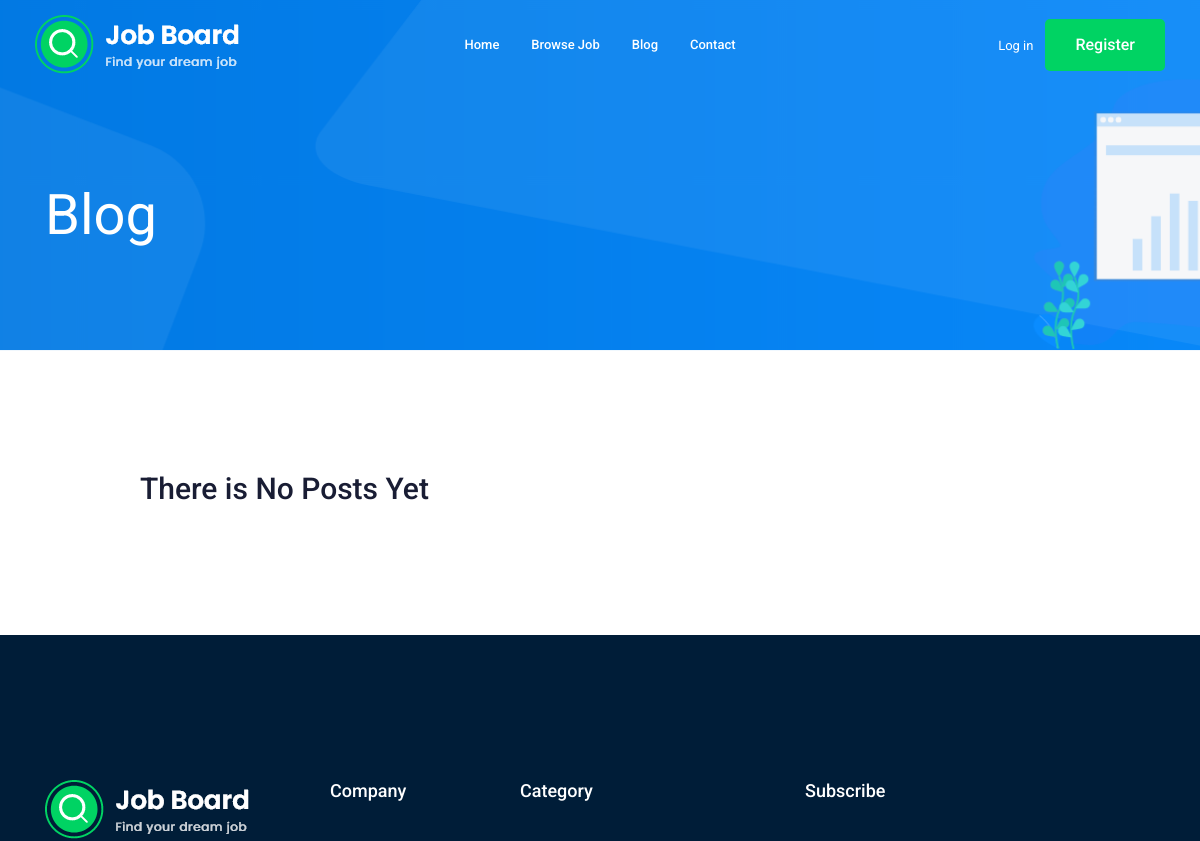
The page /blog/ (upper part) on the database as committed earlier.
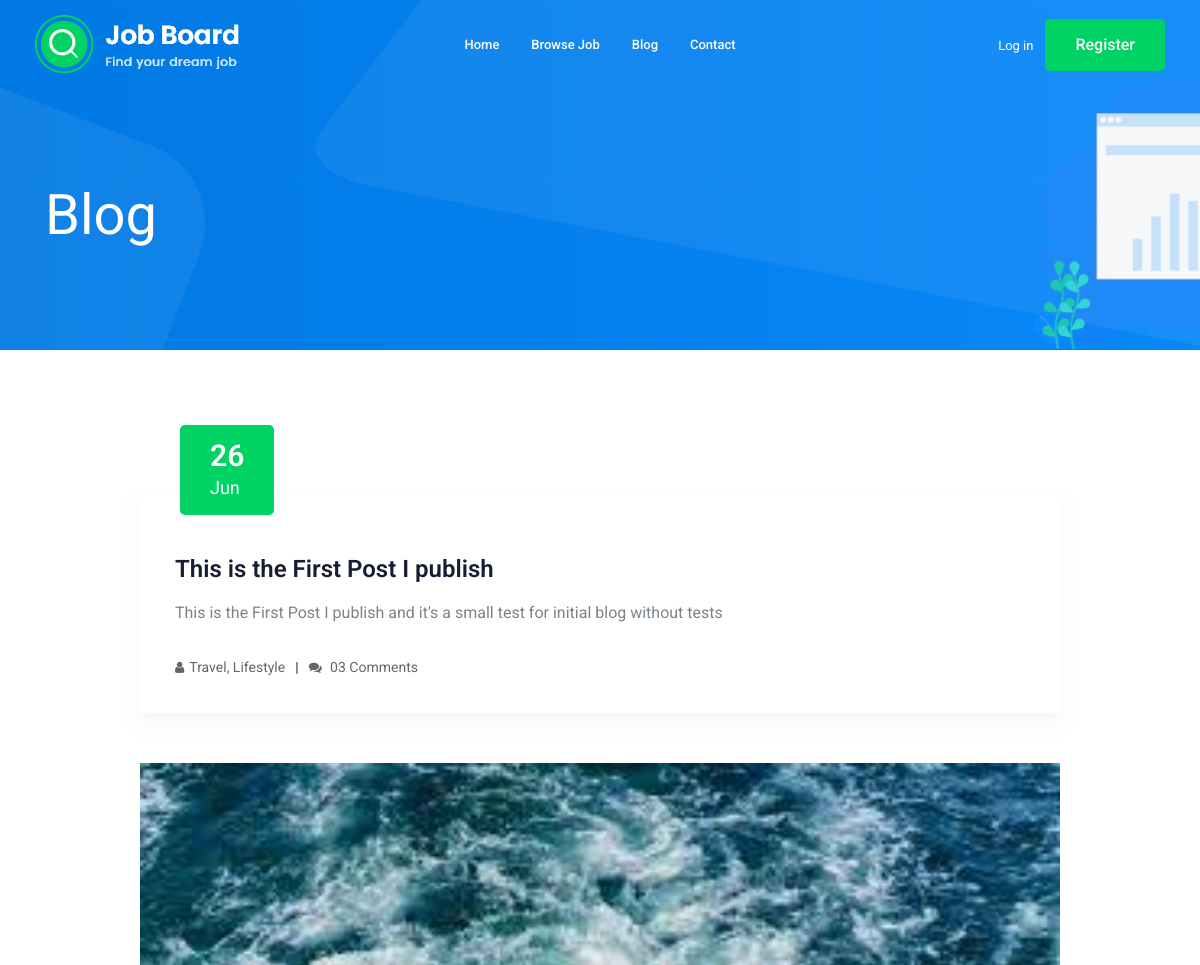
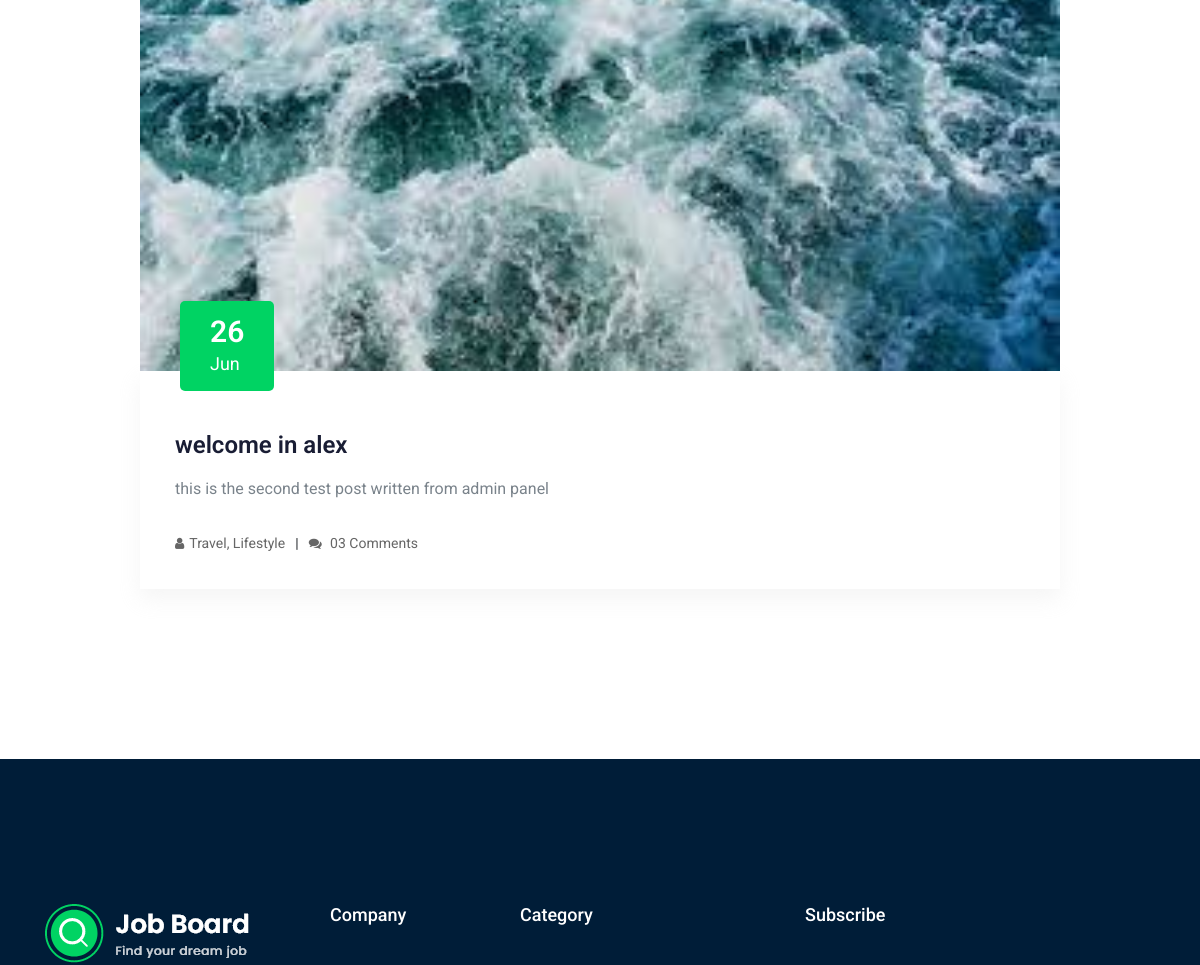
The same page on the database as committed later (2 pictures, top to bottom).
### blog/models.py (models this page shows, shortened)
class Post(models.Model):
	post_image = models.ImageField(upload_to=post_image,blank=True, null=True)
	publisher = models.ForeignKey(userTips, on_delete=models.CASCADE)
	post_title = models.CharField(max_length=150,blank=True, null=True)
	published_at = models.DateTimeField(auto_now=True)
	post_Content = models.TextField(max_length=2000,blank=True, null=True)

### blog/views.py (the view)
# urls.py: path("",views.blog,name="blog"),
def blog(request):
	return render(request, 'blog/blog.html', {'posts':Post.objects.all()})

### blog/templates/blog/blog.html
{% extends 'base.html' %}
{% load static %}
{% block headerElse %}
    <div class="bradcam_area bradcam_bg_1">
        <div class="container">
            <div class="row">
                <div class="col-xl-12">
                    <div class="bradcam_text">
                        <h3>
                            Blog
                        </h3>
                    </div>
                </div>
            </div>
        </div>
    </div>
{% endblock headerElse %}
{% block body %}
    <section class="blog_area section-padding">
        <div class="container">
            <div class="row">
                <div class="col-lg-10 mx-auto mb-5 mb-lg-0">
                    <div class="blog_left_sidebar">
                        {% if posts|length > 0 %}
                            {% for post in posts %}
                            <article class="blog_item">
                                <div class="blog_item_img">
                                    <img class="card-img rounded-0" src="{{post.post_image.url}}" alt="">
                                    <a href="#" class="blog_item_date">
                                        <h3>{{post.published_at | date:"d"}}</h3>
                                        <p>{{post.published_at | date:"M"}}</p>
                                    </a>
                                </div>
                                <div class="blog_details">
                                    <a class="d-inline-block" href="{% url 'blog:single_blog' post.id %}">
                                        <h2>{{post.post_title}}</h2>
                                    </a>
                                    <p>{{post.post_Content}}</p>
                                    <ul class="blog-info-link">
                                        <li><a href="#"><i class="fa fa-user"></i>Travel, Lifestyle</a></li>
                                        <li><a href="#"><i class="fa fa-comments"></i> 03 Comments</a></li>
                                    </ul>
                                </div>
                            </article>
                            {% endfor %}
                            {% else %}
                            <h2 class="">There is No Posts Yet</h2>
                        {% endif %}
                    </div>
                </div>
            </div>
        </div>
    </section>
    {% endblock body %}

Rows that differ between the two databases and show on the page:
added Post: published_at "26", published_at "Jun", post_title "This is the First Post I publish", post_Content "This is the First Post I publish and it's a small test for initial blog without tests"
added Post: post_image (placeholder picture), published_at "26", published_at "Jun", post_title "welcome in alex", post_Content "this is the second test post written from admin panel"
Other text that changed with them:
text no longer shown: "There is No Posts Yet"
